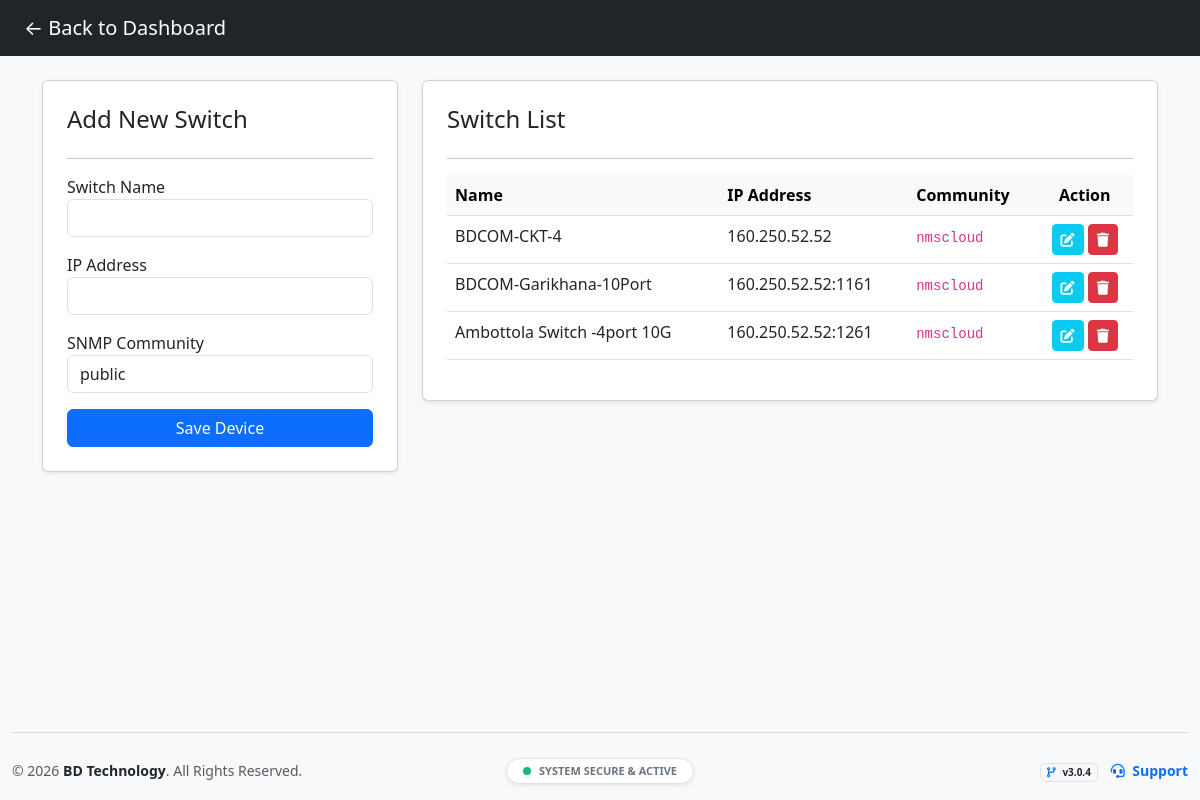
The app's page /devices.php (signed in) with its own data.
### tables this page shows
CREATE TABLE `switches` (
  `id` int(11) NOT NULL,
  `name` varchar(100) NOT NULL,
  `ip_address` varchar(50) NOT NULL,
  `community` varchar(50) DEFAULT 'public',
  `model` varchar(50) DEFAULT 'BDCOM',
  `status` enum('active','inactive') DEFAULT 'active'
);

### devices.php (the view, shortened to what this page needs)
<?php
require_once 'config.php';
$edit_data = null;
$all_switches = $conn->query("SELECT * FROM switches");
?>
<!DOCTYPE html>
<html>
<head>
    <link href="https://cdn.jsdelivr.net/npm/bootstrap@5.3.0/dist/css/bootstrap.min.css" rel="stylesheet">
    <link rel="stylesheet" href="https://cdnjs.cloudflare.com/ajax/libs/font-awesome/6.0.0/css/all.min.css">
</head>
<body class="bg-light">
<nav class="navbar navbar-dark bg-dark px-4 py-2 mb-4">
    <a href="dashboard.php" class="navbar-brand">← Back to Dashboard</a>
</nav>
<div class="container">
    <div class="row">
        <div class="col-md-4">
            <div class="card shadow-sm p-4">
                <h4><?= $edit_data ? 'Edit Switch' : 'Add New Switch' ?></h4>
                <hr>
                <form method="POST">
                    <div class="mb-3">
                        <label>Switch Name</label>
                        <input name="n" class="form-control" value="<?= $edit_data ? $edit_data['name'] : '' ?>" required>
                    </div>
                    <div class="mb-3">
                        <label>IP Address</label>
                        <input name="i" class="form-control" value="<?= $edit_data ? $edit_data['ip_address'] : '' ?>" required>
                    </div>
                    <div class="mb-3">
                        <label>SNMP Community</label>
                        <input name="c" class="form-control" value="<?= $edit_data ? $edit_data['community'] : 'public' ?>" required>
                    </div>
                    <?php if($edit_data): ?>
                        <button name="update" class="btn btn-warning w-100">Update Device</button>
                        <a href="devices.php" class="btn btn-link w-100 mt-2 text-decoration-none">Cancel Edit</a>
                    <?php else: ?>
                        <button name="add" class="btn btn-primary w-100">Save Device</button>
                    <?php endif; ?>
                </form>
            </div>
        </div>
        <div class="col-md-8">
            <div class="card shadow-sm p-4">
                <h4>Switch List</h4>
                <hr>
                <table class="table table-hover">
                    <thead class="table-light">
                        <tr>
                            <th>Name</th>
                            <th>IP Address</th>
                            <th>Community</th>
                            <th class="text-center">Action</th>
                        </tr>
                    </thead>
                    <tbody>
                        <?php while($s = $all_switches->fetch_assoc()): ?>
                        <tr>
                            <td><?= $s['name'] ?></td>
                            <td><?= $s['ip_address'] ?></td>
                            <td><code><?= $s['community'] ?></code></td>
                            <td class="text-center">
                                <a href="?edit=<?= $s['id'] ?>" class="btn btn-sm btn-info text-white"><i class="fas fa-edit"></i></a>
                                <a href="?delete=<?= $s['id'] ?>" class="btn btn-sm btn-danger" onclick="return confirm('Are you sure?')"><i class="fas fa-trash"></i></a>
                            </td>
                        </tr>
                        <?php endwhile; ?>
                    </tbody>
                </table>
            </div>
        </div>
    </div>
</div>
<?php include 'footer.php'; ?>
</body>
</html>

### footer.php (style rules this page uses)
body { display: flex; flex-direction: column; min-height: 100vh; }

### records on screen
switches: name "BDCOM-CKT-4", ip_address "160.250.52.52", community "nmscloud"
switches: name "BDCOM-Garikhana-10Port", ip_address "160.250.52.52:1161", community "nmscloud"
switches: name "Ambottola Switch -4port 10G", ip_address "160.250.52.52:1261", community "nmscloud"
